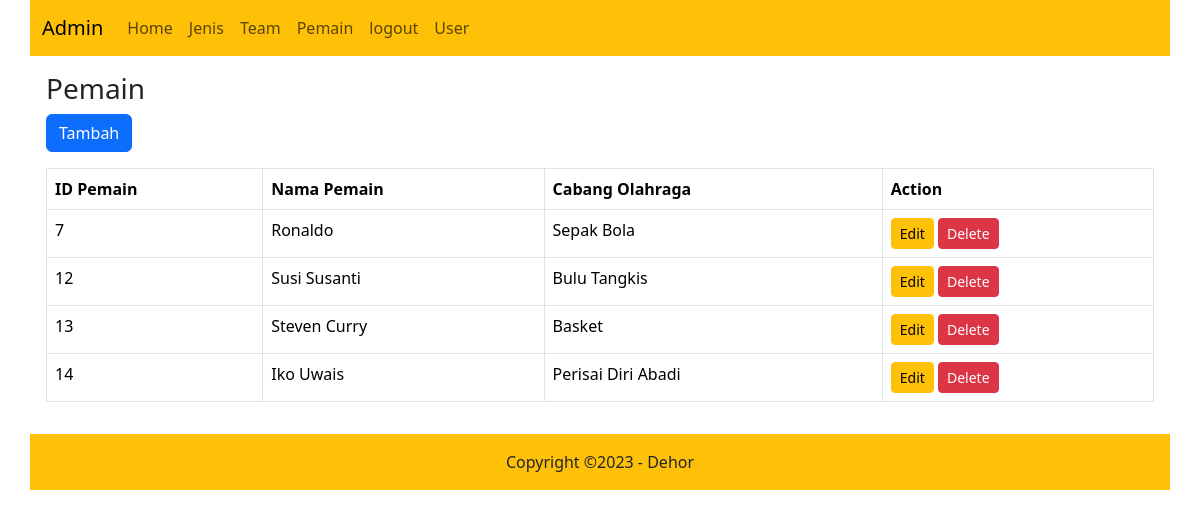
Page /Uas/admin/pemain/pemain.php on the committed database.
### tables this page shows
CREATE TABLE `tb_pemain` (
  `id_pemain` int(11) NOT NULL,
  `nama` varchar(50) NOT NULL,
  `id_jenis` int(10) UNSIGNED DEFAULT NULL
);

CREATE TABLE `tb_jenis` (
  `id_jenis` int(10) UNSIGNED NOT NULL,
  `Jenis` varchar(50) NOT NULL
);

### Uas/admin/functions/functions.php (called while the page is built, shortened)
<?php
$conn =mysqli_connect("localhost","root","","olahraga");
function query($query){
    global $conn;
    $result =mysqli_query($conn, $query);
    $rows = [];
    while( $row = mysqli_fetch_assoc($result)){
        $rows[] = $row;
    }
    return $rows;
}

### Uas/admin/pemain/pemain.php (the view)
<?php
require_once '../functions/functions.php';
require_once '../header.php';
$pemain = query("SELECT * FROM tb_pemain JOIN tb_jenis ON tb_pemain.id_jenis = tb_jenis.id_jenis;");
?>
<div class="container">
  <div class="row">
    <div class="col-12 p-3 bg-white">
      <h3>Pemain</h3>
        <a href="pemain-tambah.php" class="btn btn-primary mb-3">Tambah</a>
        <table class="table table-bordered">
            <thead>
                <tr>
                    <th>ID Pemain</th>
                    <th>Nama Pemain</th>
                    <th>Cabang Olahraga</th>
                    <th>Action</th>
                </tr>
            </thead>
            <tbody>
                <?php foreach($pemain as $row):?>
                <tr>
                    <td><?=$row['id_pemain']?></td>
                    <td><?=$row['nama']?></td>
                    <td><?=$row['Jenis']?></td>
                    <td>
                    <a href="pemain-form.php?id_pemain=<?= $row['id_pemain'] ?>" class="btn btn-warning btn-sm"> Edit</a>
                    <a href="pemain-delete.php?id_pemain=<?= $row['id_pemain'] ?>" class="btn btn-danger btn-sm" onclick="return confirm('Apakah anda ingin menghapus data ini?')"> Delete</a>
                    </td>
                </tr>
                <?php endforeach; ?>
            </tbody>
        </table>
    </div>
  </div>
</div>
<?php require_once '../footer.php'; ?>

### Uas/css/style.css (style rules this page uses)
.admin-body { background-image: url('../img/bg.png'); background-repeat: repeat; }

### rows in the picture
tb_pemain: id_pemain "7", nama "Ronaldo", id_jenis.Jenis "Sepak Bola"
tb_pemain: id_pemain "12", nama "Susi Susanti", id_jenis.Jenis "Bulu Tangkis"
tb_pemain: id_pemain "13", nama "Steven Curry", id_jenis.Jenis "Basket"
tb_pemain: id_pemain "14", nama "Iko Uwais", id_jenis.Jenis "Perisai Diri Abadi"
